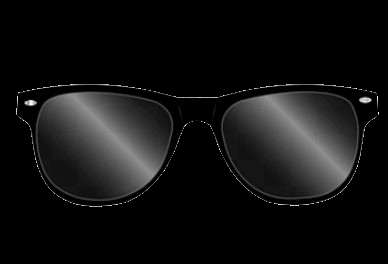
#> input picture glass.png, 388 x 264 px
$ jupyter execute --allow-errors 'WS1 (1).ipynb'
#> lines starting #> are read from the running program, lines starting #| are printed output that depends on the picture; after the words box and inside, x2 and y2 are one past the last pixel; in counts of white or black regions, pixels touching at a corner belong together
# NAME: Harisankar.S
# REG NO: 212224240051

[cell 1]
import cv2
import numpy as np
import matplotlib.pyplot as plt

#Load face image
faceImage = cv2.imread("hari.jpg")
#> (the rest of this cell did not finish here and is left out)

[cell 2]
glass= cv2.imread("glass.png")
#> glass is the input picture: shape (264, 388, 3); min 0, max 255, mean 17.5
plt.imshow(glass[:,:,::-1]); plt.title("glass")
print("Glass shape:", glass.shape)
#| Glass shape: (264, 388, 3)

[cell 3]
glassBGR = glass[:,:,0:3]
glassGray = cv2.cvtColor(glassBGR, cv2.COLOR_BGR2GRAY)
_, glassMask1 = cv2.threshold(glassGray, 240, 255, cv2.THRESH_BINARY_INV)  # detect non-white
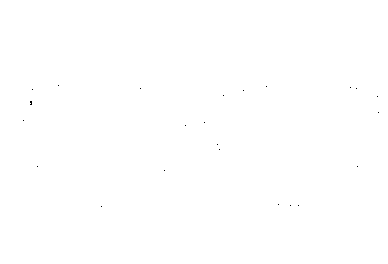
#> glassMask1: shape (264, 388); 100% white; black in thin lines or dots, all inside (x1, y1, x2, y2) = (23, 85, 379, 207)

plt.figure(figsize=[15,15])
#Show sunglasses color channels
plt.subplot(121)
plt.imshow(glassBGR[:,:,::-1])  # BGR → RGB
plt.title('Sunglass Color channels')
